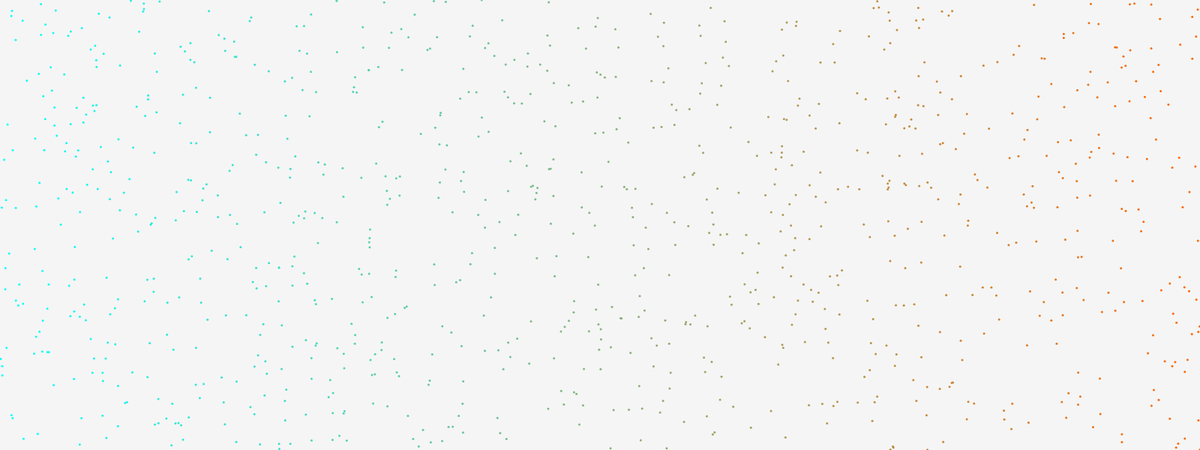
Frame 1 (no input)
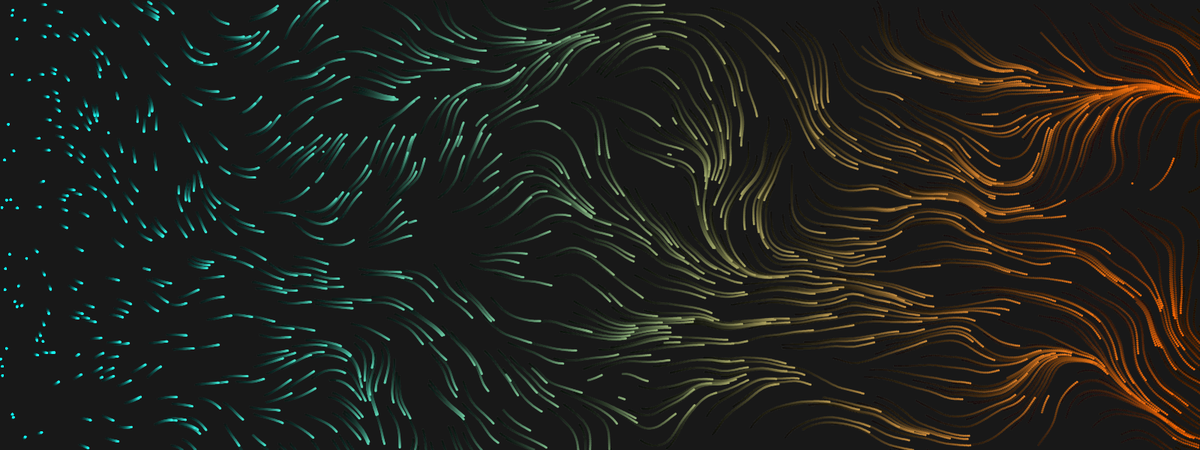
Frame 60 (no input)
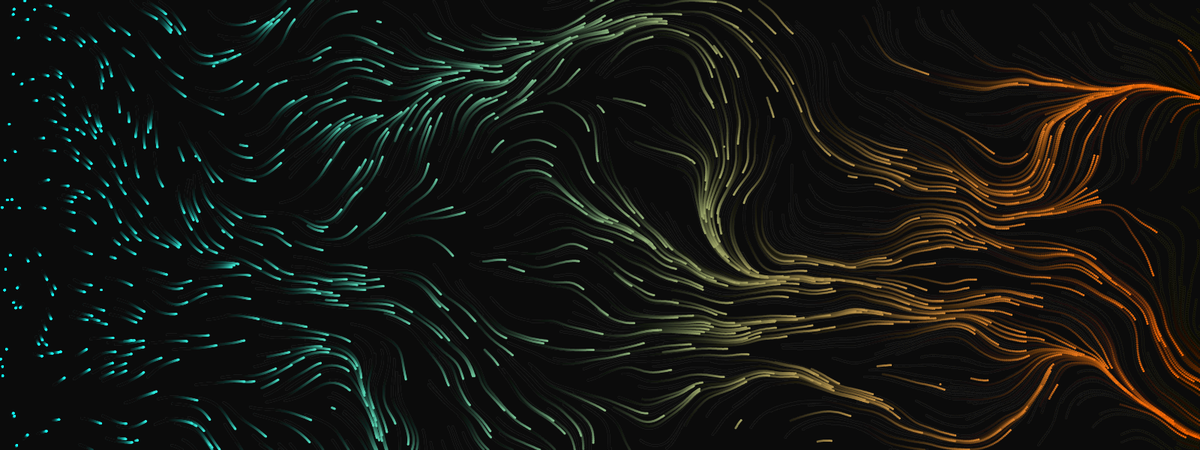
Frame 120 (the mouse pressed at the canvas centre since frame 60)

The p5.js sketch that drew these frames (run headless with seeded random() and noise() and a simulated clock; from frame 60 on, the mouse is pressed at the canvas centre):

// p5.js sketch
// ── sketch.js
let particles = [];
const num = 1000;

const noiseScale = 0.01 / 2;

function setup() {
  createCanvas(1600, 600);
  for (let i = 0; i < num; i++) {
    particles.push(createVector(random(width), random(height)));
  }

  strokeWeight(3);
  clear();
}

function draw() {
  background(0, 10);

  for (let i = 0; i < num; i++) {
    let p = particles[i];

    // Calculate color and speed based on x position (morning to evening)
    let energyFactor = map(p.x, width, 0, 1, 0); // Higher energy on right (morning), lower on left (evening)
    let speed = energyFactor * 3;  // Faster in morning, slower in evening
    let colorValue = lerpColor(color("#0EFFFF"), color("#FF6600"), energyFactor); // Bright in morning, warmer by evening
    stroke(colorValue);

    // Position update based on noise and speed
    point(p.x, p.y);
    let n = noise(p.x * noiseScale, p.y * noiseScale, frameCount * noiseScale * noiseScale);
    let a = TAU * n;
    p.x -= cos(a) * speed;  // Reverse movement from right to left
    p.y += sin(a) * speed;

    // Reset position if off-screen
    if (!onScreen(p)) {
      p.x = random(width);
      p.y = random(height);
    }
  }
}

function mouseReleased() {
  noiseSeed(millis());
}

function onScreen(v) {
  return v.x >= 0 && v.x <= width && v.y >= 0 && v.y <= height;
}
